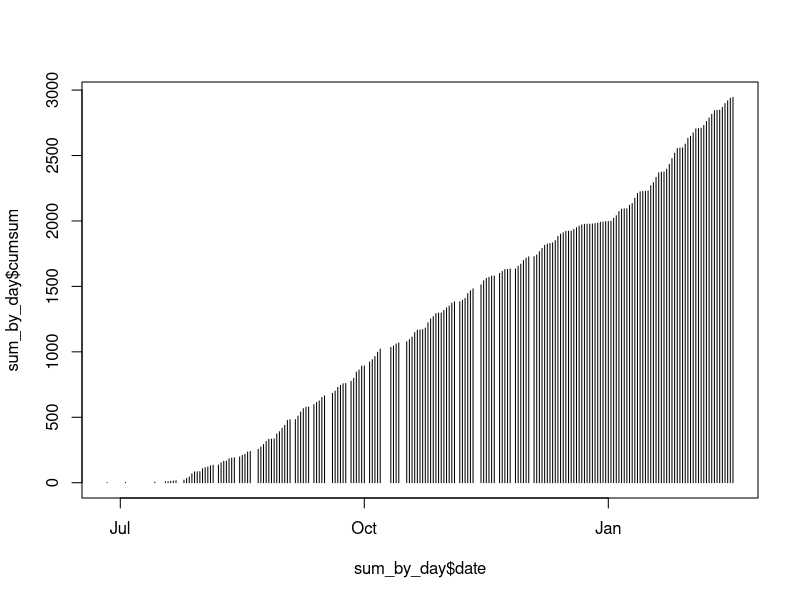
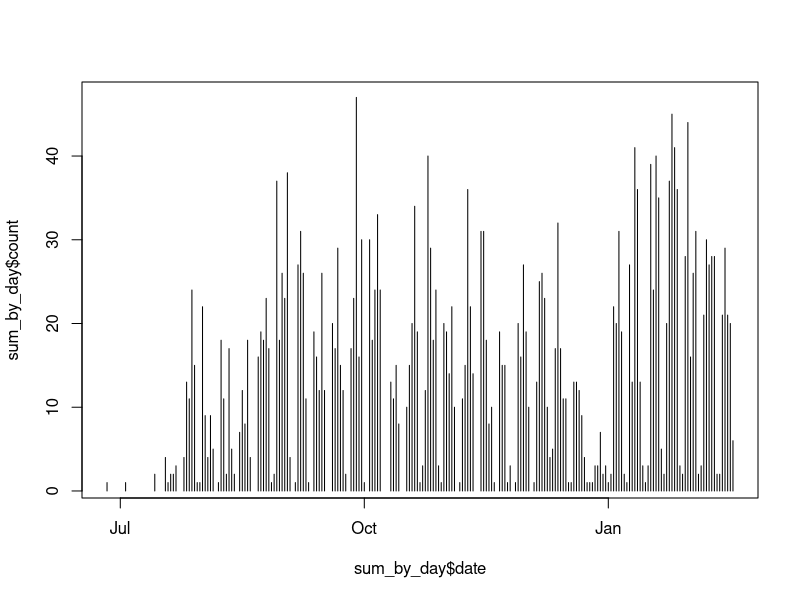
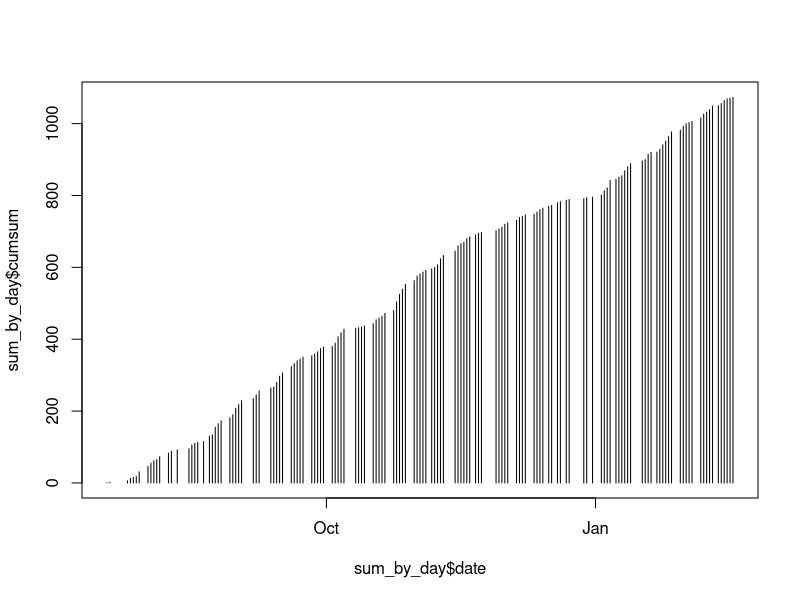
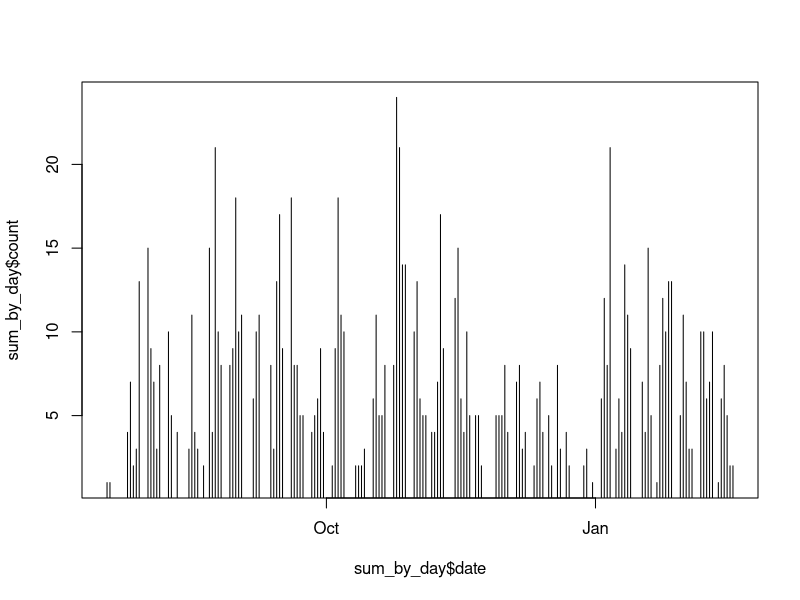
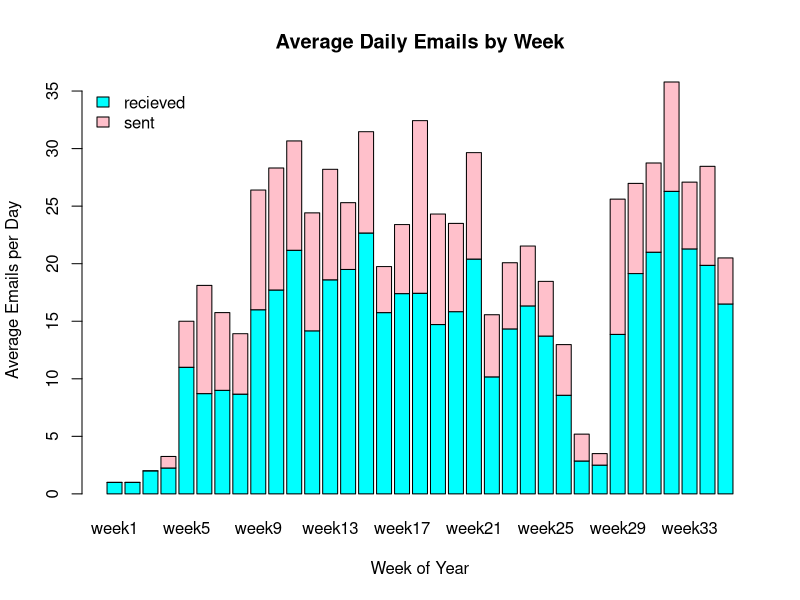

These charts were generated, in order, by the following R code:
library('plyr')
library('xts')
library('lubridate')
library('MASS')

setwd("~/Desktop/MyProject/Mailbox")

get_daily_average_by_week = function(data) {
  data$count = 1
  sum_by_day = aggregate(data[c("count")], by=list(year=data$year, month=data$month, day=data$day), FUN=sum)
  sum_by_day = sum_by_day[order(sum_by_day[,1], sum_by_day[,2], sum_by_day[,3]), ]
  sum_by_day['cumsum'] = cumsum(sum_by_day[,4])
  sum_by_day['date'] = as.Date(paste(sum_by_day$year, sum_by_day$month, sum_by_day$day, sep="-"))
  plot(sum_by_day$date, sum_by_day$cumsum, type='h')
  plot(sum_by_day$date, sum_by_day$count, type='h')
  date_count_df = data.frame(sum_by_day$date, sum_by_day$count)
  weekly_avg = data.frame(tapply(date_count_df[,2], week(date_count_df[,1]), mean))
  weekly_avg = data.frame(c(weekly_avg[8:dim(weekly_avg)[1],], weekly_avg[1:7,]))
  weekly_avg['weeknum'] = paste('week', rownames(weekly_avg), sep='')
  weekly_avg
}

input = read.csv('inbox_data.csv')
input_weekly = get_daily_average_by_week(input)

sent = read.csv('sent_data.csv')
sent_weekly = get_daily_average_by_week(sent)
sent_weekly = rbind(c(0, "week28"), sent_weekly) 
sent_weekly = rbind(c(0, "week27"), sent_weekly) 
sent_weekly = rbind(c(0, "week26"), sent_weekly) 

combined_weekly = rbind("inbox"=input_weekly[,1], "sent"=sent_weekly[,1])

colors = c('cyan', 'pink')
labels = c('recieved', 'sent')
barplot(combined_weekly, names.arg = input_weekly[,2], 
        xlab="Week of Year", ylab="Average Emails per Day", main = "Average Daily Emails by Week",
        col = colors)

legend("topleft", labels, cex = 1, fill = colors, bty = "n")
